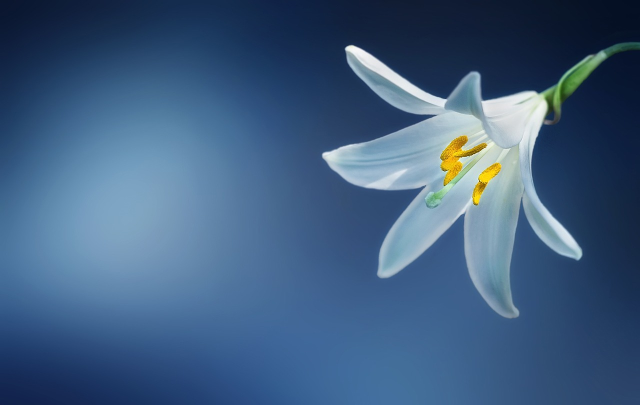
#> input picture sample/image.png, 1280 x 809 px (shown at 1/2 size)
$ python image-to-pixels.py
#> lines starting #> are read from the running program, lines starting #| are printed output that depends on the picture
import cv2
import numpy as np

imageFile = './image.png'
img = cv2.imread(imageFile, 1)
#> img is the input picture: shape (809, 1280, 3); mean B, G, R 127.6, 93.9, 64.3
img_height, img_width, len = img.shape
#> img_height = 809; img_width = 1280; len = 3

size = 64

newImage = np.zeros((size, size, len), dtype=img.dtype)

new_height = img_height // size
#> new_height = 12
new_width = img_width // size
#> new_width = 20

for j in range(size):
    for i in range(size):
        y = j * new_height
        x = i * new_width
        pixel = img[y:y + new_height, x:x + new_width]
        for k in range(len):
            newImage[j,i,k] = cv2.mean(pixel)[k]
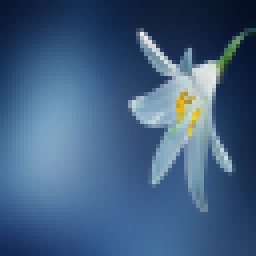
#> newImage: shape (64, 64, 3) (shown 4 times larger); mean B, G, R 127.4, 94.3, 64.8

cv2.imshow('sample', cv2.resize(newImage, (640, 404)))
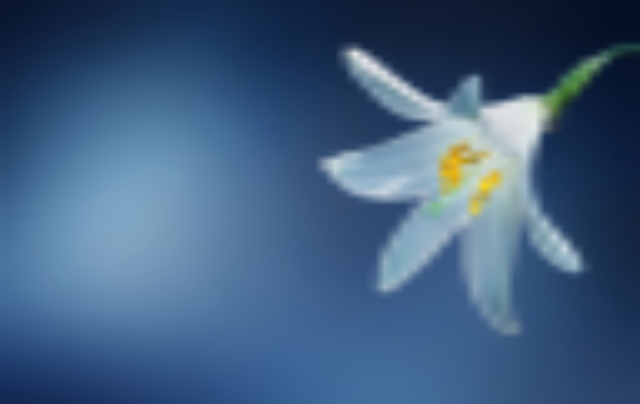
#> window 'sample': shape (404, 640, 3); mean B, G, R 127.3, 94.2, 64.7
cv2.waitKey()
cv2.destroyAllWindows()
